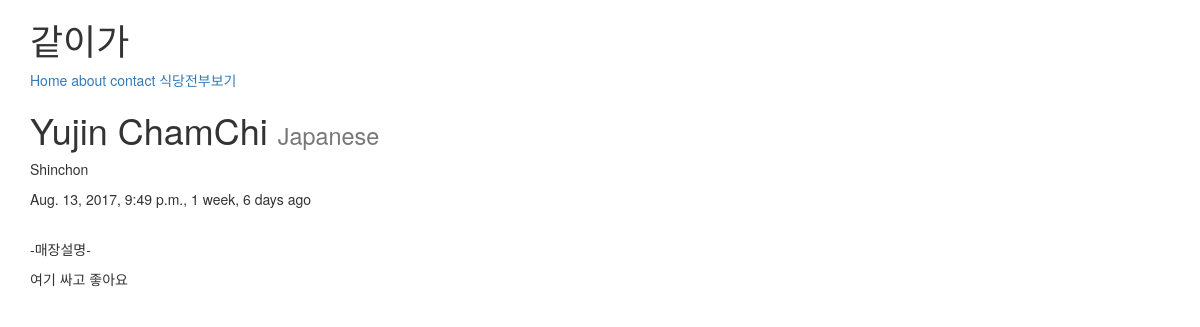
Page /posts/yujin-chamchi/ on the committed database.
### Posts/models.py (models this page shows, shortened)
class Posts(models.Model):
    author       = models.ForeignKey('auth.User')
    name         = models.CharField(max_length=200)
    location     = models.CharField(max_length=120, null=True, blank=True)
    category     = models.CharField(max_length=120, null=True, blank=True)
    timestamp    = models.DateTimeField(auto_now_add=True)
    updated      = models.DateTimeField(auto_now=True)
    slug         = models.SlugField(null=True, blank=True)
    text         = models.TextField()
    created_date = models.DateTimeField(
            default=timezone.now)
    published_date = models.DateTimeField(
            blank=True, null=True)
    @property
    def title(self):
        return self.name

### Posts/views.py (the view)
# urls.py: url(r'^posts/(?P<slug>[\w-]+)/$', PostsDetailView.as_view()),
class PostsDetailView(DetailView):
    queryset = Posts.objects.all()

### Posts/templates/Posts/posts_detail.html (shortened to what this page needs)
{% extends "base.html" %}
{% block content %}
<h1> {{ object.title }} <small> {{ object.category }} </small></h1>
<p> {{ object.location }} </p>
<p> {{ object.timestamp }}, {{ object.updated|timesince }} ago</p><br>
<p> -매장설명- </p>
<p> {{ object.text }} </p>
{% endblock %}

### rows in the picture
Posts: title "Yujin ChamChi", category "Japanese", location "Shinchon", timestamp "Aug. 13, 2017, 9:49 p.m.", updated "1 week, 6 days", text "여기 싸고 좋아요"
